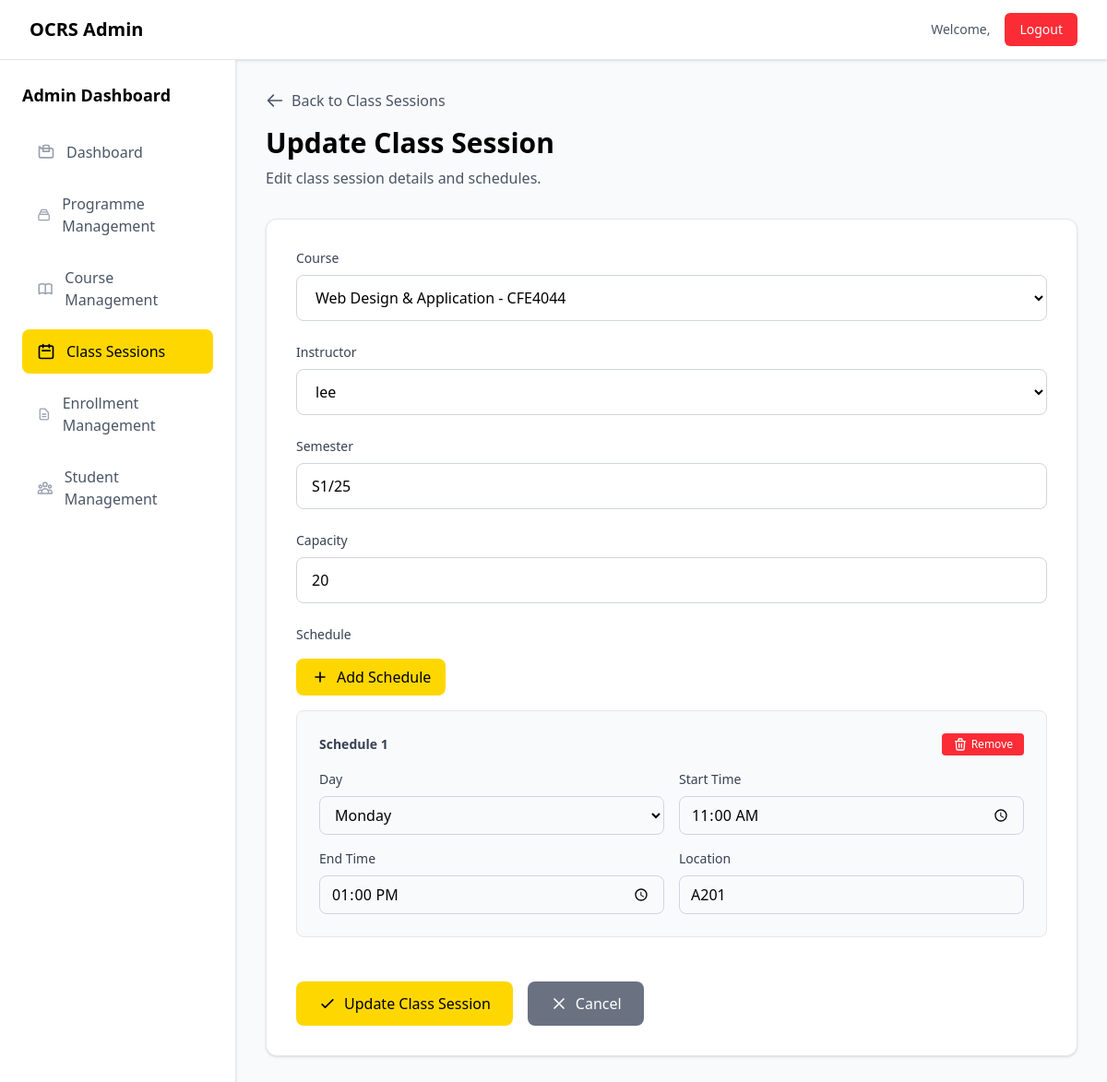
Screenshot of /admin/update_class_session.php?id=1 with the database file from the repository.
### tables this page shows
CREATE TABLE `class_sessions` (
  `session_id` int(11) NOT NULL,
  `course_id` int(11) NOT NULL,
  `instructor_id` int(11) NOT NULL,
  `semester` varchar(100) NOT NULL,
  `capacity` int(11) NOT NULL,
  `created_by` int(11) NOT NULL,
  `created_at` datetime NOT NULL,
  `updated_at` datetime NOT NULL
);

CREATE TABLE `courses` (
  `course_id` int(11) NOT NULL,
  `course_code` varchar(100) NOT NULL,
  `course_name` varchar(100) NOT NULL,
  `description` text NOT NULL,
  `credits` decimal(5,2) NOT NULL,
  `prog_id` int(11) NOT NULL,
  `created_by` int(11) NOT NULL,
  `created_at` datetime NOT NULL,
  `updated_at` datetime NOT NULL
);

CREATE TABLE `users` (
  `user_id` int(11) NOT NULL,
  `username` varchar(100) NOT NULL,
  `email` varchar(100) NOT NULL,
  `password` varchar(100) NOT NULL,
  `role` enum('user','admin') NOT NULL,
  `status` enum('approved','pending','rejected') NOT NULL,
  `is_active` tinyint(4) NOT NULL,
  `created_at` datetime NOT NULL,
  `updated_at` datetime NOT NULL
);

CREATE TABLE `class_schedules` (
  `schedule_id` int(11) NOT NULL,
  `session_id` int(11) NOT NULL,
  `day` enum('Monday','Tuesday','Wednesday','Thursday','Friday','Saturday','Sunday') NOT NULL,
  `start_time` time NOT NULL,
  `end_time` time NOT NULL,
  `location` varchar(50) NOT NULL,
  `created_by` int(11) NOT NULL,
  `created_at` datetime NOT NULL,
  `updated_at` datetime NOT NULL
);

### admin/update_class_session.php (the view, shortened to what the rows shown need)
<?php
    require_once '../header.php';
    $stmt = $pdo->prepare("SELECT *, c.course_code, c.course_name, u.username FROM class_sessions cs
    JOIN courses c ON cs.course_id = c.course_id
    JOIN users u ON cs.instructor_id = u.user_id
    WHERE cs.session_id = ?");
    $stmt->execute([$_GET['id']]);
    $class_session = $stmt->fetch();
    $stmt = $pdo->prepare("SELECT * FROM class_schedules WHERE session_id = ?");
    $stmt->execute([$_GET['id']]);
    $schedules = $stmt->fetchAll();
    $all_days = ['Monday','Tuesday','Wednesday','Thursday','Friday','Saturday','Sunday'];
?>
<div class="min-h-screen bg-gray-50">
    <div class="bg-white shadow-sm border-b border-gray-200">
        <div class="max-w-7xl mx-auto px-4 sm:px-6 lg:px-8">
            <div class="flex justify-between items-center h-16">
                <div class="flex items-center">
                    <h1 class="text-xl font-bold text-black">OCRS Admin</h1>
                </div>
            </div>
        </div>
    </div>
    <div class="flex min-h-screen">
        <div class="w-64 bg-white shadow-sm border-r border-gray-200">
            <div class="p-6">
                <h2 class="text-lg font-semibold text-black mb-6">Admin Dashboard</h2>
            </div>
        </div>
        <div class="flex-1 p-8">
            <div class="mb-8">
                <div class="mt-4">
                    <h1 class="text-3xl font-bold text-black mb-2">Update Class Session</h1>
                </div>
            </div>
            <div class="bg-white rounded-xl shadow-sm border border-gray-200 p-8">
                <form action="../backend/class_session_controller.php" method="post" class="space-y-6">
                    <div>
                        <label for="course_id" class="block text-sm font-medium text-gray-700 mb-2">Course</label>
                        <select name="course_id" required class="block w-full rounded-lg border border-gray-300 px-4 py-3 focus:outline-none focus:ring-2 focus:ring-[#FFD700] focus:border-[#FFD700] transition-colors duration-200">
                            <option value="<?php echo htmlspecialchars($class_session['course_id']); ?>"><?php echo htmlspecialchars($class_session['course_code']); ?> - </option>
                        </select>
                    </div>
                    <div>
                        <label for="instructor_id" class="block text-sm font-medium text-gray-700 mb-2">Instructor</label>
                        <select name="instructor_id" required class="block w-full rounded-lg border border-gray-300 px-4 py-3 focus:outline-none focus:ring-2 focus:ring-[#FFD700] focus:border-[#FFD700] transition-colors duration-200">
                            <option value="<?php echo htmlspecialchars($class_session['instructor_id']); ?>"><?php echo htmlspecialchars($class_session['username']); ?></option>
                        </select>
                    </div>
                    <div>
                        <label for="semester" class="block text-sm font-medium text-gray-700 mb-2">Semester</label>
                        <input type="text" name="semester" value="<?php echo htmlspecialchars($class_session['semester']); ?>" required class="block w-full rounded-lg border border-gray-300 px-4 py-3 focus:outline-none focus:ring-2 focus:ring-[#FFD700] focus:border-[#FFD700] transition-colors duration-200">
                    </div>
                    <div>
                        <label for="capacity" class="block text-sm font-medium text-gray-700 mb-2">Capacity</label>
                        <input type="number" name="capacity" value="<?php echo htmlspecialchars($class_session['capacity']); ?>" required class="block w-full rounded-lg border border-gray-300 px-4 py-3 focus:outline-none focus:ring-2 focus:ring-[#FFD700] focus:border-[#FFD700] transition-colors duration-200">
                    </div>
                    <div>
                        <div id="schedule_container" class="space-y-4">
                            <?php if (empty($schedules)): ?>
                                <div class="schedule_item bg-gray-50 rounded-lg p-6 border border-gray-200">
                                    <input type="hidden" name="schedule_id[]" value="">
                                    <div class="flex justify-between items-center mb-4">
                                        <h4 class="text-sm font-semibold text-gray-700">Schedule 1</h4>
                                        <button type="button" class="remove_schedule inline-flex items-center px-3 py-1 bg-red-500 text-white rounded text-xs font-medium hover:bg-red-600 transition-colors duration-200">
                                            <svg class="w-4 h-4 mr-1" fill="none" stroke="currentColor" viewBox="0 0 24 24">
                                                <path stroke-linecap="round" stroke-linejoin="round" stroke-width="2" d="M19 7l-.867 12.142A2 2 0 0116.138 21H7.862a2 2 0 01-1.995-1.858L5 7m5 4v6m4-6v6m1-10V4a1 1 0 00-1-1h-4a1 1 0 00-1 1v3M4 7h16"></path>
                                            </svg>
                                            Remove
                                        </button>
                                    </div>
                                    <div class="grid grid-cols-1 md:grid-cols-2 gap-4">
                                        <div>
                                            <label class="block text-sm font-medium text-gray-700 mb-2">Day</label>
                                            <select name="day[]" required class="block w-full rounded-lg border border-gray-300 px-3 py-2 focus:outline-none focus:ring-2 focus:ring-[#FFD700] focus:border-[#FFD700] transition-colors duration-200">
                                                <option value="">Select Day</option>
                                                <?php foreach ($all_days as $day): ?>
                                                    <option value="<?php echo htmlspecialchars($day); ?>"><?php echo htmlspecialchars($day); ?></option>
                                                <?php endforeach; ?>
                                            </select>
                                        </div>
                                        <div>
                                            <label class="block text-sm font-medium text-gray-700 mb-2">Start Time</label>
                                            <input type="time" name="start_time[]" required class="block w-full rounded-lg border border-gray-300 px-3 py-2 focus:outline-none focus:ring-2 focus:ring-[#FFD700] focus:border-[#FFD700] transition-colors duration-200">
                                        </div>
                                        <div>
                                            <label class="block text-sm font-medium text-gray-700 mb-2">End Time</label>
                                            <input type="time" name="end_time[]" required class="block w-full rounded-lg border border-gray-300 px-3 py-2 focus:outline-none focus:ring-2 focus:ring-[#FFD700] focus:border-[#FFD700] transition-colors duration-200">
                                        </div>
                                        <div>
                                            <label class="block text-sm font-medium text-gray-700 mb-2">Location</label>
                                            <input type="text" name="location[]" required class="block w-full rounded-lg border border-gray-300 px-3 py-2 focus:outline-none focus:ring-2 focus:ring-[#FFD700] focus:border-[#FFD700] transition-colors duration-200">
                                        </div>
                                    </div>
                                </div>
                            <?php else: ?>
                                <?php foreach ($schedules as $index => $row): ?>
                                    <div class="schedule_item bg-gray-50 rounded-lg p-6 border border-gray-200">
                                        <div class="flex justify-between items-center mb-4">
                                            <h4 class="text-sm font-semibold text-gray-700">Schedule <?php echo $index + 1; ?></h4>
                                            <button type="button" class="remove_schedule inline-flex items-center px-3 py-1 bg-red-500 text-white rounded text-xs font-medium hover:bg-red-600 transition-colors duration-200">
                                                <svg class="w-4 h-4 mr-1" fill="none" stroke="currentColor" viewBox="0 0 24 24">
                                                    <path stroke-linecap="round" stroke-linejoin="round" stroke-width="2" d="M19 7l-.867 12.142A2 2 0 0116.138 21H7.862a2 2 0 01-1.995-1.858L5 7m5 4v6m4-6v6m1-10V4a1 1 0 00-1-1h-4a1 1 0 00-1 1v3M4 7h16"></path>
                                                </svg>
                                                Remove
                                            </button>
                                        </div>
                                        <div class="grid grid-cols-1 md:grid-cols-2 gap-4">
                                            <div>
                                                <label class="block text-sm font-medium text-gray-700 mb-2">Day</label>
                                                <select name="day[]" required class="block w-full rounded-lg border border-gray-300 px-3 py-2 focus:outline-none focus:ring-2 focus:ring-[#FFD700] focus:border-[#FFD700] transition-colors duration-200">
                                                <?php foreach ($all_days as $day): ?>
                                                        <option value="<?php echo htmlspecialchars($day); ?>" <?php if ($row['day'] === $day) echo 'selected'; ?>>
                                                            <?php echo htmlspecialchars($day); ?>
                                                        </option>
                                                    <?php endforeach; ?>
                                                </select>
                                            </div>
                                            <div>
                                                <label class="block text-sm font-medium text-gray-700 mb-2">Start Time</label>
                                                <input type="time" name="start_time[]" value="<?php echo htmlspecialchars($row['start_time']); ?>" required class="block w-full rounded-lg border border-gray-300 px-3 py-2 focus:outline-none focus:ring-2 focus:ring-[#FFD700] focus:border-[#FFD700] transition-colors duration-200">
                                            </div>
                                            <div>
                                                <label class="block text-sm font-medium text-gray-700 mb-2">End Time</label>
                                                <input type="time" name="end_time[]" value="<?php echo htmlspecialchars($row['end_time']); ?>" required class="block w-full rounded-lg border border-gray-300 px-3 py-2 focus:outline-none focus:ring-2 focus:ring-[#FFD700] focus:border-[#FFD700] transition-colors duration-200">
                                            </div>
                                            <div>
                                                <label class="block text-sm font-medium text-gray-700 mb-2">Location</label>
                                                <input type="text" name="location[]" value="<?php echo htmlspecialchars($row['location']); ?>" required class="block w-full rounded-lg border border-gray-300 px-3 py-2 focus:outline-none focus:ring-2 focus:ring-[#FFD700] focus:border-[#FFD700] transition-colors duration-200">
                                            </div>
                                        </div>
                                    </div>
                                <?php endforeach; ?>
                            <?php endif; ?>
                        </div>
                    </div>
                </form>
            </div>
        </div>
    </div>
</div>
<?php
    require_once '../footer.php';
?>

### rows the page displays
class_sessions: course_id "Web Design & Application - CFE4044", instructor_id "lee", semester "S1/25", capacity "20"
class_schedules: day "Monday", start_time "11:00:00", end_time "13:00:00", location "A201"
